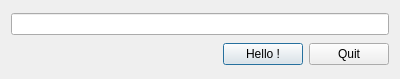
<?xml version="1.0" encoding="UTF-8"?>
<ui version="4.0">
 <class>Dialog</class>
 <widget class="QDialog" name="Dialog">
  <property name="geometry">
   <rect>
    <x>0</x>
    <y>0</y>
    <width>400</width>
    <height>79</height>
   </rect>
  </property>
  <property name="windowTitle">
   <string>Hello dialog</string>
  </property>
  <layout class="QVBoxLayout" name="verticalLayout">
   <item>
    <widget class="QLineEdit" name="lineEdit"/>
   </item>
   <item>
    <layout class="QHBoxLayout" name="horizontalLayout">
     <item>
      <spacer name="horizontalSpacer">
       <property name="orientation">
        <enum>Qt::Horizontal</enum>
       </property>
       <property name="sizeHint" stdset="0">
        <size>
         <width>40</width>
         <height>20</height>
        </size>
       </property>
      </spacer>
     </item>
     <item>
      <widget class="QPushButton" name="pushButton">
       <property name="text">
        <string>Hello !</string>
       </property>
      </widget>
     </item>
     <item>
      <widget class="QPushButton" name="pushButton_2">
       <property name="text">
        <string>Quit</string>
       </property>
      </widget>
     </item>
    </layout>
   </item>
  </layout>
 </widget>
 <resources/>
 <connections/>
</ui>
